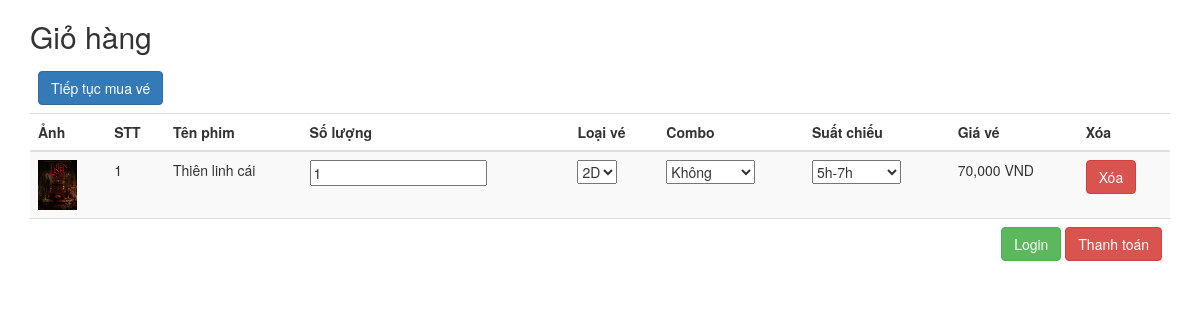
Page /htdocs/cart.php?id=1 on the committed database.
### tables this page shows
CREATE TABLE IF NOT EXISTS `product` (
  `id` int(11) NOT NULL,
  `name` varchar(50) NOT NULL,
  `trailer` varchar(100) NOT NULL,
  `price` int(11) NOT NULL,
  `description` varchar(1000) NOT NULL,
  `vote` int(11) NOT NULL,
  `image` varchar(100) NOT NULL,
  `type` int(11) NOT NULL,
  `dateopen` date NOT NULL
);

### htdocs/model/DbHelper.php (called while the page is built, shortened)
<?php
    class DbHelper{
        private static $instance;
        public $conn;
        public function __construct() {
            $this->conn = new PDO("mysql:host=" .DB_HOST. ";dbname=" .DB_DATABASE, DB_USER, DB_PASSWORD);
            $this->conn->exec("set names utf8");
            $this->conn->setAttribute(PDO::ATTR_ERRMODE, PDO::ERRMODE_EXCEPTION );
        }
        public static function getInstance(){
            if (self::$instance == null) {
                self::$instance = new DbHelper();
            }
            return self::$instance;
        }
        public function get($sql, $param){
            try{
                $command = $this->conn->prepare($sql);
                $status = $command->execute($param);
                if ($status && $command->rowCount() > 0){
                   return $command->fetchAll();
                }
                else return Response::$FAILED;
            }catch(PDOException $e) {
                throw $e;
            }
        }
    }
?>

### htdocs/model/ProductDb.php (called while the page is built, shortened)
<?php
    require_once($_SERVER['DOCUMENT_ROOT'].'/51703181-51703148/htdocs/model/DbHelper.php');
    class ProductDb{
        public $db;
        public function __construct()
        {
            $this->db = DbHelper::getInstance();
        }
        public function getProduct($id){
            $response = new Response();
            try{
                $sql = "select * from product where id = ?";
                $param = array($id);
                $result = $this->db->get($sql, $param);
                if ($result == Response::$FAILED){
                    $response->status = Response::$FAILED;
                    $response->message = "Truy vấn thông tin không thành công";
                }else{
                    $response->status = Response::$SUCCESS;
                    $response->message = "Truy vấn thành công";
                    $response->data = $result;
                }
            }catch (Exception $e){
                $response->status = Response::$ERROR;
                $response->message = $e->getMessage();
            }
            return $response;
        }
    }
?>

### htdocs/cart.php (the view, shortened to what this page needs)
<?php
    require_once($_SERVER['DOCUMENT_ROOT'].'/51703181-51703148/htdocs/model/ProductDb.php');
    $pro = new ProductDb();
    $id=$_GET['id'];
?>
<!DOCTYPE html>
<html lang="en">
<head>
    <link rel="stylesheet" href="https://maxcdn.bootstrapcdn.com/bootstrap/3.3.7/css/bootstrap.min.css">
</head>
<body>
<div class="container">
    <h2>Giỏ hàng</h2>
    <table class="table table-striped">
        <thead>
        <tr>
            <td colspan="7">
                <form action="index.php" method="get" accept-charset="utf-8">
                    <button type="submit" class="btn btn-primary">Tiếp tục mua vé</button>
                </form>
            </td>
        </tr>
        <tr>
            <th>Ảnh</th>
            <th>STT</th>
            <th>Tên phim</th>
            <th>Số lượng</th>
            <th>Loại vé</th>
            <th>Combo</th>
            <th>Suất chiếu</th>
            <th>Giá vé</th>
            <th>Xóa</th>
        </tr>
        </thead>
         <tbody>
        <form method="POST">
         <?php
                    $products = $pro->getProduct($id)->data;
                    foreach ($products as $item){
                        $id= $item['id'];
                        $name = $item['name'];
                        $image = $item['image'];
                        $price = $item['price'];
                        $sl=1;
                        $tt=number_format($price*$sl,0)." VND";
                        echo"<tr>
            <td><img src={$image} style='max-height: 50px'></td>
            <td>{$id}</td>
            <td>{$name}</td>
            <td><input type='number' value='1' name='sl'></td>
            <td><select name='loai'>
                <option>2D</option>
                <option>3D</option>
                <option>4D</option>
            </select></td>
             <td>
             <select name='combo'>
                <option>Không</option>
                <option>Bắp</option>
                <option>Nước</option>
                <option>Bắp+Nước</option>
            </select>
            </td>
            </select></td>
             <td>
             <select name='screen'>
                <option>5h-7h</option>
                <option>6h-8h</option>
                <option>7h30-9h30</option>
            </select>
            </td>
            <td>{$tt}</td>
            <td><button type='button' class='btn btn-danger'>Xóa</button></td>
            </tr>";
        }
        ?>
        <tr>
            <td colspan="9" style="text-align: right">
                <?php
                if (isset($_SESSION['user'])) {
                 ?>
                 <button type="submit" class="btn btn-success" name="btncapnhat">Cập nhật giỏ hàng</button>
                 <?php
                } else {
                    ?>
                    <a href="login.php" class="btn btn-success">Login</a>
                    <?php
                }
                ?>
                <button type="button" class="btn btn-danger">Thanh toán</button>
            </td>
        </tr>
        </form>
        </tbody>
    </table>
</div>
</body>
</html>

### rows in the picture
product: image (picture), id "1", name "Thiên linh cái", price "70,000 VND"
